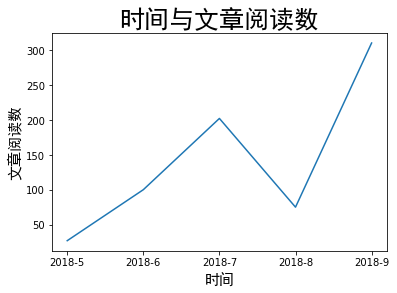

Write the Python code that produced this figure.
# -*- coding: utf-8 -*-
"""
Created on Fri Sep 14 09:12:16 2018

@author: peter
"""

import matplotlib.pyplot as plt
date=['2018-5','2018-6','2018-7','2018-8','2018-9']
number=[27,100,202,75,310]
plt.title("时间与文章阅读数",fontproperties='SimHei',fontsize=25)
plt.xlabel("时间",fontproperties='SimHei',fontsize=15)
plt.ylabel("文章阅读数",fontproperties='SimHei',fontsize=15)
plt.plot(date,number)
